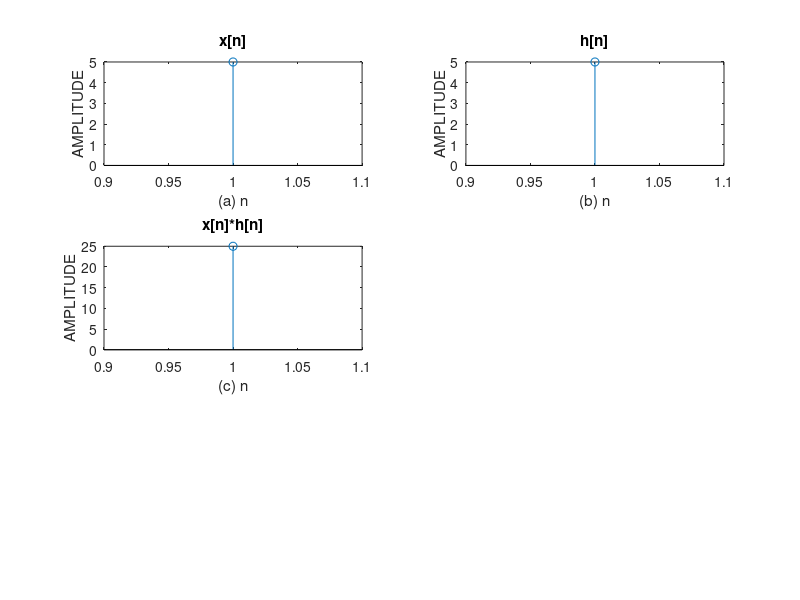

Reproduce this figure in MATLAB.

% Write a MATLAB code to convolute two discrete time sequences. Plot all the sequences and verify the result by analytical calculation
clc;
clear;
close all;
x = input("Enter the first sequence");
h = input("Enter the second sequence");
y = conv(x,h)

figure;
subplot(3,2,1);
stem(x);
title("x[n]")
ylabel("AMPLITUDE");
xlabel("(a) n");


subplot(3,2,2);
stem(h); ylabel("AMPLITUDE");
title("h[n]")
xlabel("(b) n");

subplot(3,2,3);
stem(y); ylabel("AMPLITUDE");
title("x[n]*h[n]");
xlabel("(c) n");

